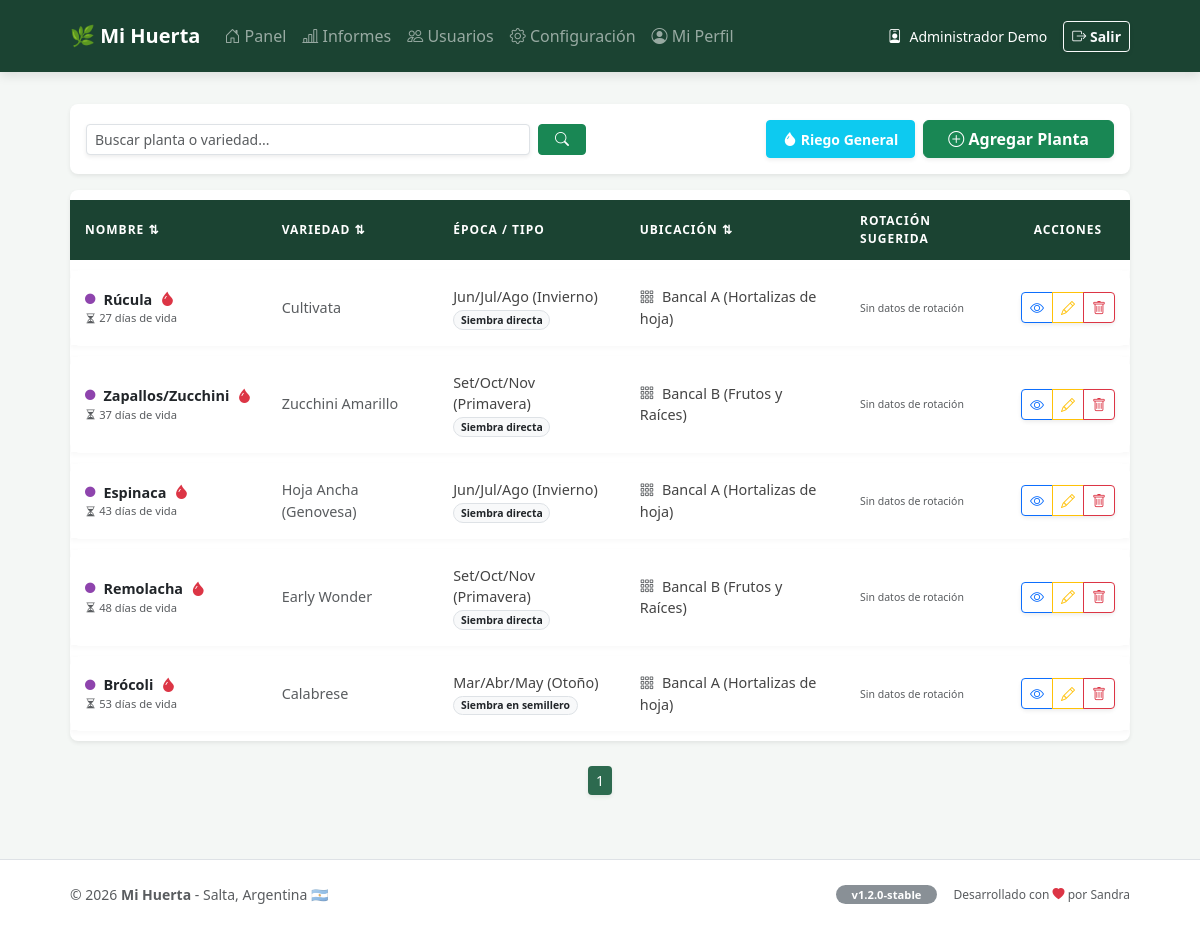
/index.php (signed in), run on the app's committed database.
### tables this page shows
CREATE TABLE `plantas` (
  `id` int(11) NOT NULL,
  `nombre` varchar(100) NOT NULL,
  `variedad` varchar(100) DEFAULT NULL,
  `id_epoca` int(11) DEFAULT NULL,
  `id_grupo_rotacion` int(11) DEFAULT NULL,
  `id_tipo_siembra` int(11) DEFAULT NULL,
  `id_tipo_cultivo` int(11) DEFAULT NULL,
  `distancia` int(11) DEFAULT NULL,
  `observaciones` text DEFAULT NULL,
  `fecha_siembra` date DEFAULT NULL,
  `id_bancal` int(11) DEFAULT NULL
);

CREATE TABLE `epocas` (
  `id` int(11) NOT NULL,
  `nombre_epoca` varchar(50) DEFAULT NULL
);

CREATE TABLE `tipos_siembra` (
  `id` int(11) NOT NULL,
  `nombre_tipo` varchar(50) DEFAULT NULL
);

CREATE TABLE `bancales` (
  `id` int(11) NOT NULL,
  `nombre_bancal` varchar(50) DEFAULT NULL,
  `descripcion` text DEFAULT NULL
);

### auth.php (called while the page is built, shortened)
<?php
$mi_rol = $_SESSION['id_rol'] ?? 3;
?>

### index.php (the view, shortened to what this page needs)
<?php
include 'auth.php';
include 'conexion.php';
include 'encabezado_pagina.php';
$por_pagina = 8;
$pagina = isset($_GET['pagina']) ? (int)$_GET['pagina'] : 1;
$inicio = ($pagina > 1) ? ($pagina * $por_pagina) - $por_pagina : 0;
$columnas_permitidas = ['id', 'nombre', 'variedad', 'epoca', 'tipo', 'distancia', 'nombre_bancal'];
$columna = (isset($_GET['orden']) && in_array($_GET['orden'], $columnas_permitidas)) ? $_GET['orden'] : 'id';
$direccion = (isset($_GET['dir']) && $_GET['dir'] == 'ASC') ? 'ASC' : 'DESC';
$siguiente_dir = ($direccion == 'ASC') ? 'DESC' : 'ASC';
$buscar = isset($_GET['q']) ? $_GET['q'] : "";
$busqueda_param = "%$buscar%";
$total_query = "SELECT COUNT(*) as total FROM plantas WHERE nombre LIKE ? OR variedad LIKE ?";
$stmt_total = $conexion->prepare($total_query);
$stmt_total->bind_param("ss", $busqueda_param, $busqueda_param);
$stmt_total->execute();
$total_filas = $stmt_total->get_result()->fetch_assoc()['total'];
$total_paginas = ceil($total_filas / $por_pagina);
$query_datos = "SELECT p.*, e.nombre_epoca, t.nombre_tipo, b.nombre_bancal, c.tiempo_cosecha, gr.sugerencia_siguiente,
                (SELECT MAX(fecha) FROM seguimiento WHERE id_planta = p.id AND accion = 'Riego') as ultimo_riego
                FROM plantas p
                LEFT JOIN epocas e ON p.id_epoca = e.id
                LEFT JOIN tipos_siembra t ON p.id_tipo_siembra = t.id
                LEFT JOIN bancales b ON p.id_bancal = b.id
                LEFT JOIN catalogo_plantas c ON p.nombre = c.nombre_comun
                LEFT JOIN grupos_rotacion gr ON c.id_grupo_rotacion = gr.id
                WHERE p.nombre LIKE ? OR p.variedad LIKE ?
                ORDER BY $columna $direccion LIMIT ?, ?";
$stmt_datos = $conexion->prepare($query_datos);
$stmt_datos->bind_param("ssii", $busqueda_param, $busqueda_param, $inicio, $por_pagina);
$stmt_datos->execute();
$datos = $stmt_datos->get_result();
?>
<div class="container mt-4">
    <div class="card mb-3 border-0 shadow-sm rounded-3">
        <div class="card-body p-3 d-flex flex-wrap justify-content-between align-items-center gap-3">
            <form class="d-flex gap-2 flex-grow-1" style="max-width: 500px;" method="GET">
                <input type="text" name="q" class="form-control form-control-sm shadow-sm" placeholder="Buscar planta o variedad..." value="<?= htmlspecialchars($buscar) ?>">
                <button type="submit" class="btn btn-success btn-sm px-3"><i class="bi bi-search"></i></button>
            </form>
            <div class="d-flex gap-2">
                <button type="button" class="btn btn-info btn-sm fw-bold text-white shadow-sm px-3" onclick="confirmarRiegoMasivo()">
                    <i class="bi bi-droplet-fill"></i> Riego General
                </button>
                <a href="nueva_planta.php" class="btn btn-success fw-bold px-4 shadow-sm">
                    <i class="bi bi-plus-circle"></i> Agregar Planta
                </a>
            </div>
        </div>
    </div>
    <div class="card shadow-sm border-0 rounded-3">
        <div class="card-body p-0">
            <div class="table-responsive">
                <table class="table align-middle mb-0 table-hover">
                    <thead class="table-dark small">
                        <tr>
                            <th class="ps-3">
                                <a href="?orden=nombre&dir=<?= $siguiente_dir ?>&q=<?= urlencode($buscar) ?>" class="text-white text-decoration-none">
                                    NOMBRE <?= ($columna == 'nombre') ? ($direccion == 'ASC' ? '↑' : '↓') : '⇅' ?>
                                </a>
                            </th>
                            <th>
                                <a href="?orden=variedad&dir=<?= $siguiente_dir ?>&q=<?= urlencode($buscar) ?>" class="text-white text-decoration-none">
                                    VARIEDAD <?= ($columna == 'variedad') ? ($direccion == 'ASC' ? '↑' : '↓') : '⇅' ?>
                                </a>
                            </th>
                            <th>ÉPOCA / TIPO</th>
                            <th>
                                <a href="?orden=nombre_bancal&dir=<?= $siguiente_dir ?>&q=<?= urlencode($buscar) ?>" class="text-white text-decoration-none">
                                    UBICACIÓN <?= ($columna == 'nombre_bancal') ? ($direccion == 'ASC' ? '↑' : '↓') : '⇅' ?>
                                </a>
                            </th>
                            <th>ROTACIÓN SUGERIDA</th> <th class="text-center pe-3">ACCIONES</th>
                        </tr>
                    </thead>
                    <tbody class="small">
                        <?php while($row = $datos->fetch_assoc()):
                            $fecha_siembra = new DateTime($row['fecha_siembra'] ?? 'now');
                            $hoy = new DateTime();
                            $dias_vida = $hoy->diff($fecha_siembra)->days;
                            $t_estimado = (int)($row['tiempo_cosecha'] ?? 0);
                            $color_semaforo = "text-info";
                            $msg_cosecha = "Recién sembrado / Creciendo";
                            if ($t_estimado > 0) {
                                if ($dias_vida > ($t_estimado + 15)) {
                                    $color_semaforo = "text-purple";
                                    $msg_cosecha = "Pasada / Floración / Semilla";
                                } elseif ($dias_vida >= $t_estimado) {
                                    $color_semaforo = "text-success";
                                    $msg_cosecha = "¡Lista para cosechar!";
                                } elseif ($dias_vida >= ($t_estimado * 0.7)) {
                                    $color_semaforo = "text-warning";
                                    $msg_cosecha = "Cosecha próxima";
                                }
                            }
                            $alerta_riego = true;
                        ?>
                        <tr>
                            <td class="ps-3">
                                <div class="d-flex align-items-center">
                                    <i class="bi bi-circle-fill me-2 <?= $color_semaforo ?>" title="<?= $msg_cosecha ?>" style="font-size: 0.65rem;"></i>
                                    <span class="fw-bold text-dark me-2"><?= htmlspecialchars($row['nombre']) ?></span>
                                    <i class="bi bi-droplet-fill <?= $alerta_riego ? 'text-danger' : 'text-info' ?>"
                                    title="Último riego: <?= htmlspecialchars($row['ultimo_riego'] ?? 'Nunca') ?>"></i>
                                </div>
                                <div class="small text-muted" style="font-size: 0.7rem;">
                                    <i class="bi bi-hourglass-split"></i> <?= $dias_vida ?> días de vida
                                </div>
                            </td>
                            <td class="text-muted"><?= htmlspecialchars($row['variedad']) ?></td>
                            <td>
                                <div><?= htmlspecialchars($row['nombre_epoca'] ?: '-') ?></div>
                                <span class="badge bg-light text-dark border rounded-pill" style="font-size: 0.65rem;"><?= htmlspecialchars($row['nombre_tipo'] ?? 'General') ?></span>
                            </td>
                            <td>
                                <i class="bi bi-grid-3x3-gap text-muted me-1"></i>
                                <span><?= htmlspecialchars($row['nombre_bancal'] ?: 'Sin asignar') ?></span>
                            </td>
                            <td>
                                <div class="sugerencia-box">
                                    <?php if($row['sugerencia_siguiente']): ?>
                                        <i class="bi bi-lightbulb text-success"></i> <?= htmlspecialchars($row['sugerencia_siguiente']) ?>
                                    <?php else: ?>
                                        <span class="text-muted small">Sin datos de rotación</span>
                                    <?php endif; ?>
                                </div>
                            </td>
                            <td class="text-center pe-3">
                                <div class="btn-group shadow-sm">
                                    <a href="seguimiento.php?id=<?= (int)$row['id'] ?>" class="btn btn-sm btn-outline-primary" title="Ver Seguimiento">
                                        <i class="bi bi-eye"></i>
                                    </a>
                                    <a href="editar_planta.php?id=<?= (int)$row['id'] ?>" class="btn btn-sm btn-outline-warning" title="Editar">
                                        <i class="bi bi-pencil"></i>
                                    </a>
                                    <button onclick="confirmarBorrado(<?= (int)$row['id'] ?>)" class="btn btn-sm btn-outline-danger" title="Eliminar">
                                        <i class="bi bi-trash"></i>
                                    </button>
                                </div>
                            </td>
                        </tr>
                        <?php endwhile; ?>
                    </tbody>
                </table>
            </div>
        </div>
    </div>
    <nav class="mt-4 pb-5">
        <ul class="pagination pagination-sm justify-content-center">
            <?php for($i=1; $i<=$total_paginas; $i++): ?>
                <li class="page-item <?= ($i==$pagina) ? 'active' : '' ?>">
                    <a class="page-link shadow-sm" href="?pagina=<?= $i ?>&q=<?= urlencode($buscar) ?>&orden=<?= htmlspecialchars($columna) ?>&dir=<?= htmlspecialchars($direccion) ?>"><?= $i ?></a>
                </li>
            <?php endfor; ?>
        </ul>
    </nav>
</div>
<?php include 'pie_pagina.php'; ?>

### encabezado_pagina.php (shortened to what this page needs)
<!DOCTYPE html>
<html lang="es">
<head>
    <link href="https://cdn.jsdelivr.net/npm/bootstrap@5.3.0/dist/css/bootstrap.min.css" rel="stylesheet">
    <link rel="stylesheet" href="https://cdn.jsdelivr.net/npm/bootstrap-icons@1.11.0/font/bootstrap-icons.css">
    <link rel="stylesheet" href="css/estilos.css">
</head>
<body>
    <header style="background-color: #1b4332; padding: 0.5rem 0; margin-bottom: 2rem; box-shadow: 0 4px 10px rgba(0,0,0,0.1);">
        <nav class="navbar navbar-expand-lg navbar-dark" style="background-color: #1b4332;">
            <div class="container">
                <a class="navbar-brand fw-bold" href="index.php">
                    🌿 Mi Huerta
                </a>
                <div class="collapse navbar-collapse" id="navbarNav">
                    <ul class="navbar-nav me-auto mb-2 mb-lg-0">
                        <li class="nav-item">
                            <a class="nav-link" href="index.php"><i class="bi bi-house-door"></i> Panel</a>
                        </li>
                        <li class="nav-item">
                            <a class="nav-link" href="informes.php"><i class="bi bi-bar-chart-line"></i> Informes</a>
                        </li>
                        <?php if ($mi_rol == 1 || $mi_rol == 2): ?>
                        <li class="nav-item">
                            <a class="nav-link" href="usuarios_gestion.php"><i class="bi bi-people"></i> Usuarios</a>
                        </li>
                        <?php endif; ?>
                        <?php if ($mi_rol == 1): ?>
                        <li class="nav-item">
                            <a class="nav-link" href="configuracion.php"><i class="bi bi-gear"></i> Configuración</a>
                        </li>
                        <?php endif; ?>
                        <li class="nav-item">
                            <a class="nav-link" href="usuarios_perfil.php"><i class="bi bi-person-circle"></i> Mi Perfil</a>
                        </li>
                    </ul>
                    <div class="d-flex align-items-center mt-3 mt-lg-0">
                        <span class="navbar-text text-white me-3 small">
                            <i class="bi bi-person-badge me-1"></i> <?php echo htmlspecialchars($_SESSION['nombre_real']); ?>
                        </span>
                        <a href="cerrar_sesion.php" class="btn btn-outline-light btn-sm fw-bold shadow-sm">
                            <i class="bi bi-box-arrow-right"></i> Salir
                        </a>
                    </div>
                </div>
            </div>
        </nav>
    </header>

### pie_pagina.php (shortened to what this page needs)
<footer class="mt-auto py-4 border-top bg-white">
    <div class="container">
        <div class="d-flex flex-column flex-md-row justify-content-between align-items-center gap-3 text-center text-md-start">
            <span class="text-muted small">
                &copy; <?= date('Y') ?> <strong>Mi Huerta</strong> - Salta, Argentina 🇦🇷
            </span>
            <div class="d-flex align-items-center justify-content-center gap-3">
                <span class="badge rounded-pill bg-secondary px-3" style="font-size: 0.7rem; opacity: 0.8;">
                    v1.2.0-stable
                </span>
                <span class="text-muted" style="font-size: 0.75rem;">
                    Desarrollado con <i class="bi bi-heart-fill text-danger"></i> por Sandra
                </span>
            </div>
        </div>
    </div>
</footer>
</body>
</html>

### css/estilos.css (style rules this page uses)
body { background-color: #f4f7f5; font-family: 'Segoe UI', Roboto, Helvetica, Arial, sans-serif; color: #333; margin: 0; padding: 0; }
.container { max-width: 1100px; margin: 0 auto; padding: 0 20px; }
.card { border: none; border-radius: 12px; box-shadow: 0 4px 15px rgba(0,0,0,0.05); background-color: #ffffff; margin-bottom: 25px; }
.table { border-collapse: separate; border-spacing: 0 10px; }
.table thead th { background-color: #1b4332 !important; border: none; padding: 12px 15px !important; font-size: 0.75rem; font-weight: 700; text-transform: uppercase; letter-spacing: 1px; color: #ffffff !important; vertical-align: middle; }
.table thead th a { color: #ffffff !important; text-decoration: none !important; display: flex; align-items: center; justify-content: space-between; width: 100%; }
.table tbody tr { background-color: #ffffff; box-shadow: 0 2px 5px rgba(0,0,0,0.03); transition: all 0.2s ease; }
.table tbody td { border: none; padding: 16px 15px !important; vertical-align: middle; font-size: 0.9rem; color: #444; }
.table td:first-child { border-radius: 12px 0 0 12px; }
.table td:last-child { border-radius: 0 12px 12px 0; }
.pagination .page-link { color: #2d6a4f; border: none; margin: 0 3px; border-radius: 8px; background-color: white; }
.pagination .page-item.active .page-link { background-color: #2d6a4f !important; color: white !important; }
.table thead th a { color: #ffffff !important; text-decoration: none !important; display: flex; align-items: center; justify-content: space-between; }
.table thead th { color: #ffffff !important; vertical-align: middle; }
.text-purple { color: #8e44ad !important; }

### index.php (style rules this page uses)
.text-purple { color: #8e44ad !important; }
.sugerencia-box { font-size: 0.75rem; line-height: 1.1; color: #155724; }

### data on the page
plantas: nombre "Rúcula", variedad "Cultivata", id_epoca.nombre_epoca "Jun/Jul/Ago (Invierno)", id_tipo_siembra.nombre_tipo "Siembra directa", id_bancal.nombre_bancal "Bancal A (Hortalizas de hoja)"
plantas: nombre "Zapallos/Zucchini", variedad "Zucchini Amarillo", id_epoca.nombre_epoca "Set/Oct/Nov (Primavera)", id_tipo_siembra.nombre_tipo "Siembra directa", id_bancal.nombre_bancal "Bancal B (Frutos y Raíces)"
plantas: nombre "Espinaca", variedad "Hoja Ancha (Genovesa)", id_epoca.nombre_epoca "Jun/Jul/Ago (Invierno)", id_tipo_siembra.nombre_tipo "Siembra directa", id_bancal.nombre_bancal "Bancal A (Hortalizas de hoja)"
plantas: nombre "Remolacha", variedad "Early Wonder", id_epoca.nombre_epoca "Set/Oct/Nov (Primavera)", id_tipo_siembra.nombre_tipo "Siembra directa", id_bancal.nombre_bancal "Bancal B (Frutos y Raíces)"
plantas: nombre "Brócoli", variedad "Calabrese", id_epoca.nombre_epoca "Mar/Abr/May (Otoño)", id_tipo_siembra.nombre_tipo "Siembra en semillero", id_bancal.nombre_bancal "Bancal A (Hortalizas de hoja)"

### other printed values
$_SESSION['nombre_real'] "Administrador Demo"
